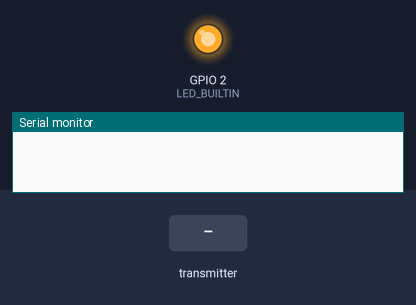
The sketch below on a simulated ESP8266 (NodeMCU). On the bench: output pins drawn as LEDs (lit = HIGH, except the on-board LED, lit = LOW), the last lines printed to the serial monitor. The inputs (shaded band) are chosen by the test bench.

Above: at 1.2 s.
1.3 s: the transmitter starts sending cmd.0 = 0
At 2.4 s:
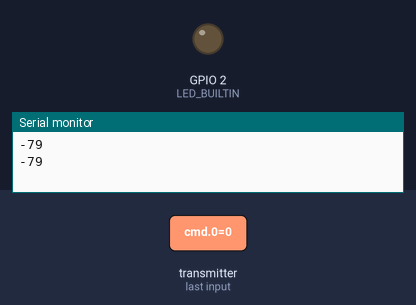
3.8 s: the transmitter starts sending cmd.0 = 1
6.8 s: the transmitter starts sending cmd.1 = 1
9.8 s: the transmitter starts sending cmd.2 = 1
12.8 s: the transmitter starts sending cmd.3 = 1
15.8 s: the transmitter starts sending start = 1023
Timing chart, 0 to 21.3 s (numbered marks = the images above; inputs shaded):
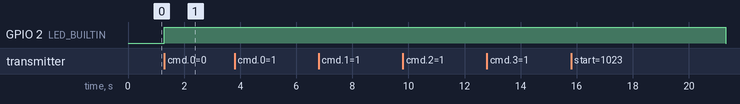

The sketch:

receiver.ino
```cpp
#include <ESP8266WiFi.h>
#include <espnow.h>

// Structure example to receive data
// Must match the sender structure
typedef struct struct_message {
    char cmd[4];
    int start;
    int end;
    uint8_t R;
    uint8_t G;
    uint8_t B;
    uint8_t W;
} struct_message;

// Create a struct_message called myData
struct_message myData;

// Callback function that will be executed when data is received
void OnDataRecv(uint8_t * mac, uint8_t *incomingData, uint8_t len) {
  memcpy(&myData, incomingData, sizeof(myData));
  Serial.println(myData.cmd);
  Serial.println(strcmp(myData.cmd, "OUT1"));
  digitalWrite(LED_BUILTIN, strcmp(myData.cmd, "OUT1"));
  delay(1000);
  digitalWrite(LED_BUILTIN, 0);
}

void setup() {
  // Initialize Serial Monitor
  Serial.begin(115200);
  pinMode(LED_BUILTIN,OUTPUT);
  // Set device as a Wi-Fi Station
  WiFi.mode(WIFI_STA);

  // Init ESP-NOW
  if (esp_now_init() != 0) {
    Serial.println("Error initializing ESP-NOW");
    return;
  }

  // Once ESPNow is successfully Init, we will register for recv CB to
  // get recv packer info
  esp_now_set_self_role(ESP_NOW_ROLE_SLAVE);
  esp_now_register_recv_cb(OnDataRecv);
}

void loop() {

}
```

Measured:
- after the input at 1.3 s, GPIO 2 (LED_BUILTIN): LOW → HIGH at once
